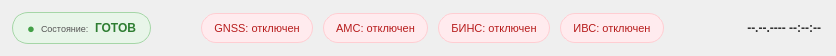
    <widget class="QFrame" name="topStatusBar">
     <property name="minimumSize">
      <size>
       <width>0</width>
       <height>44</height>
      </size>
     </property>
     <property name="maximumSize">
      <size>
       <width>16777215</width>
       <height>56</height>
      </size>
     </property>
     <property name="styleSheet">
      <string notr="true">QFrame#topStatusBar {
    background-color: #FAFAFA;
    border-bottom: 1px solid #DADADA;
}</string>
     </property>
     <property name="frameShape">
      <enum>QFrame::NoFrame</enum>
     </property>
     <layout class="QHBoxLayout" name="topStatusBarLayout">
      <property name="spacing">
       <number>10</number>
      </property>
      <property name="leftMargin">
       <number>12</number>
      </property>
      <property name="topMargin">
       <number>6</number>
      </property>
      <property name="rightMargin">
       <number>12</number>
      </property>
      <property name="bottomMargin">
       <number>6</number>
      </property>
<item>
               <widget class="QFrame" name="readinessIndicatorFrame">
                <property name="minimumSize">
                 <size>
                  <width>0</width>
                  <height>32</height>
                 </size>
                </property>
                <property name="maximumSize">
                 <size>
                  <width>16777215</width>
                  <height>32</height>
                 </size>
                </property>
                <property name="styleSheet">
                 <string notr="true">QFrame#readinessIndicatorFrame { background-color: #E8F5E9; border: 1px solid #A5D6A7; border-radius: 16px; }</string>
                </property>
                <property name="frameShape">
                 <enum>QFrame::NoFrame</enum>
                </property>
                <layout class="QHBoxLayout" name="readinessLayout">
                 <property name="spacing">
                  <number>6</number>
                 </property>
                 <property name="leftMargin">
                  <number>14</number>
                 </property>
                 <property name="topMargin">
                  <number>0</number>
                 </property>
                 <property name="rightMargin">
                  <number>14</number>
                 </property>
                 <property name="bottomMargin">
                  <number>0</number>
                 </property>
                 <item>
                  <widget class="QLabel" name="lblReadinessIcon">
                   <property name="styleSheet">
                    <string notr="true">color: #43A047; font-size: 10pt; background: transparent;</string>
                   </property>
                   <property name="text">
                    <string>●</string>
                   </property>
                  </widget>
                 </item>
                 <item>
                  <widget class="QLabel" name="lblReadinessCaption">
                   <property name="styleSheet">
                    <string notr="true">font-size: 7pt; color: #555; background: transparent;</string>
                   </property>
                   <property name="text">
                    <string>Состояние:</string>
                   </property>
                  </widget>
                 </item>
                 <item>
                  <widget class="QLabel" name="lblStatus">
                   <property name="styleSheet">
                    <string notr="true">color: #2E7D32; font-weight: bold; font-size: 9pt; background: transparent;</string>
                   </property>
                   <property name="text">
                    <string>ГОТОВ</string>
                   </property>
                  </widget>
                 </item>
                </layout>
               </widget>
              </item>
      <item>
       <spacer name="topStatusBarSpacer">
        <property name="orientation">
         <enum>Qt::Horizontal</enum>
        </property>
        <property name="sizeHint" stdset="0">
         <size>
          <width>40</width>
          <height>20</height>
         </size>
        </property>
       </spacer>
      </item>
<item>
           <widget class="QLabel" name="lblGnssStatus">
            <property name="minimumSize">
             <size>
              <width>0</width>
              <height>30</height>
             </size>
            </property>
            <property name="maximumSize">
             <size>
              <width>16777215</width>
              <height>30</height>
             </size>
            </property>
            <property name="styleSheet">
             <string notr="true">background-color: #FFEBEE; color: #B71C1C; border: 1px solid #FFCDD2; border-radius: 15px; padding: 0px 12px; font-size: 8pt;</string>
            </property>
            <property name="text">
             <string>GNSS: отключен</string>
            </property>
            <property name="alignment">
             <set>Qt::AlignCenter</set>
            </property>
           </widget>
          </item>
<item>
           <widget class="QLabel" name="lblAmsStatus">
            <property name="minimumSize">
             <size>
              <width>0</width>
              <height>30</height>
             </size>
            </property>
            <property name="maximumSize">
             <size>
              <width>16777215</width>
              <height>30</height>
             </size>
            </property>
            <property name="styleSheet">
             <string notr="true">background-color: #FFEBEE; color: #B71C1C; border: 1px solid #FFCDD2; border-radius: 15px; padding: 0px 12px; font-size: 8pt;</string>
            </property>
            <property name="text">
             <string>АМС: отключен</string>
            </property>
            <property name="alignment">
             <set>Qt::AlignCenter</set>
            </property>
           </widget>
          </item>
<item>
           <widget class="QLabel" name="lblBinsStatus">
            <property name="minimumSize">
             <size>
              <width>0</width>
              <height>30</height>
             </size>
            </property>
            <property name="maximumSize">
             <size>
              <width>16777215</width>
              <height>30</height>
             </size>
            </property>
            <property name="styleSheet">
             <string notr="true">background-color: #FFEBEE; color: #B71C1C; border: 1px solid #FFCDD2; border-radius: 15px; padding: 0px 12px; font-size: 8pt;</string>
            </property>
            <property name="text">
             <string>БИНС: отключен</string>
            </property>
            <property name="alignment">
             <set>Qt::AlignCenter</set>
            </property>
           </widget>
          </item>
<item>
           <widget class="QLabel" name="lblIwsStatus">
            <property name="minimumSize">
             <size>
              <width>0</width>
              <height>30</height>
             </size>
            </property>
            <property name="maximumSize">
             <size>
              <width>16777215</width>
              <height>30</height>
             </size>
            </property>
            <property name="styleSheet">
             <string notr="true">background-color: #FFEBEE; color: #B71C1C; border: 1px solid #FFCDD2; border-radius: 15px; padding: 0px 12px; font-size: 8pt;</string>
            </property>
            <property name="text">
             <string>ИВС: отключен</string>
            </property>
            <property name="alignment">
             <set>Qt::AlignCenter</set>
            </property>
           </widget>
          </item>
<item>
           <widget class="QLabel" name="lblTopDateTime">
            <property name="minimumSize">
             <size>
              <width>150</width>
              <height>0</height>
             </size>
            </property>
            <property name="maximumSize">
             <size>
              <width>150</width>
              <height>16777215</height>
             </size>
            </property>
            <property name="styleSheet">
             <string notr="true">font-family: "DejaVu Sans Mono", monospace; font-size: 9pt; font-weight: 600; color: #333; background: transparent; padding-left: 8px;</string>
            </property>
            <property name="alignment">
             <set>Qt::AlignRight|Qt::AlignVCenter</set>
            </property>
            <property name="text">
             <string>--.--.---- --:--:--</string>
            </property>
           </widget>
          </item>
     </layout>
    </widget>
